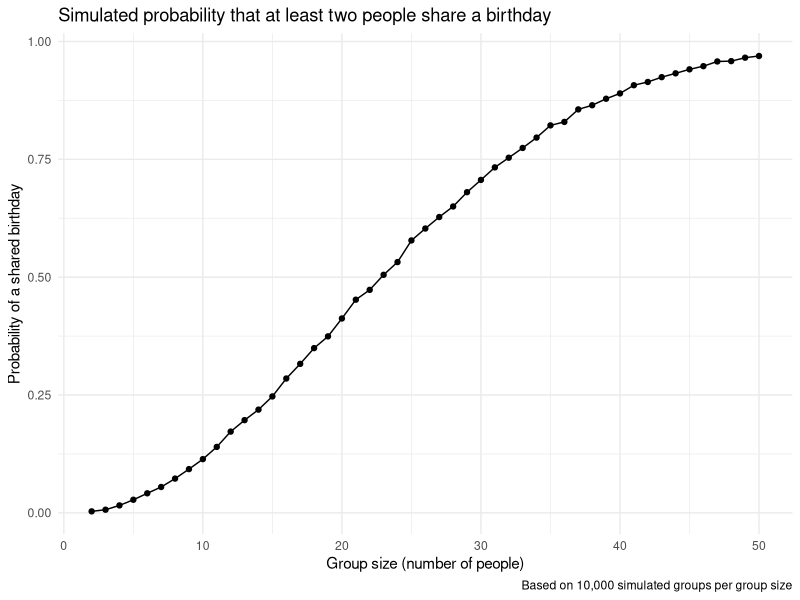

Recreate this plot in R. (Note: this script raises an error after producing the figure.)
## ---- chunk 1
library(tidyverse)

knitr::opts_chunk$set(
  collapse = TRUE,
  message = FALSE,
  fig.width = 9,
  fig.asp = .6,
  out.width = "90%"
)

theme_set(theme_minimal() + theme(legend.position = "bottom"))

options(
  ggplot2.continuous.colour = "viridis",
  ggplot2.continuous.fill = "viridis"
)

scale_colour_discrete = scale_colour_viridis_d
scale_fill_discrete = scale_fill_viridis_d
## ---- chunk 2
shared_bday = function(n) {
  bdays = sample(1:365, size = n, replace = TRUE)
  repeated_bday = length(unique(bdays)) < n
  return(repeated_bday)
}
## ---- chunk 3
set.seed(1118)

bday_sim =
  expand_grid(
    group_size = 2:50, 
    iter = 1:10000
  ) |>
  mutate(
    repeated = map_lgl(group_size, shared_bday))

bday_results =
  bday_sim |>
  group_by(group_size) |>
  summarize(prob_of_repeat = mean(repeated))
## ---- chunk 4
bday_results |>
  ggplot(aes(x = group_size, y = prob_of_repeat)) +
  geom_point() +
  geom_line() +
  labs(
    title = "Simulated probability that at least two people share a birthday",
    x = "Group size (number of people)",
    y = "Probability of a shared birthday",
    caption = "Based on 10,000 simulated groups per group size"
  )
## ---- chunk 5
study_files =
  tibble(
    file_name = list.files("data/")
  ) |>
  mutate(
    path = str_c("data/", file_name),
    data = map(path, read_csv)
  )
## ---- chunk 6
study_df =
  study_files |>
  mutate(file_name = str_remove(file_name, "\\.csv$")) |>
  separate(file_name, into = c("arm", "subject_id"), sep = "_") |>
  mutate(
    participant = str_c(arm, subject_id, sep = "-"),
    arm = case_match(
      arm,
      "con" ~ "Control",
      "exp" ~ "Experimental"
    ),
    arm = factor(arm, levels = c("Control", "Experimental")),
    subject_id = as.numeric(subject_id)
  ) |>
  unnest(data) |>
  pivot_longer(
    week_1:week_8,
    names_to = "week",
    names_prefix = "week_",
    values_to = "observation"
  ) |>
  mutate(week = as.numeric(week)) |>
  select(-path)
## ---- chunk 7
study_df |>
  ggplot(aes(x = week, y = observation, group = participant, color = arm)) +
  geom_line(alpha = 0.75) +
  geom_point(alpha = 0.75) +
  facet_grid(. ~ arm) +
  scale_x_continuous(breaks = 1:8) +
  labs(
    title = "Weekly observations for each subject, by study arm",
    x = "Week",
    y = "Observation",
    color = "Study arm"
  )
## ---- chunk 8
t_test_sim = function(mu) {
  sample_data = rnorm(n = 30, mean = mu, sd = 5)

  t_test_result = 
    t.test(sample_data, mu = 0) |>
    broom::tidy() |>
    select(mu_hat = estimate, p_value = p.value)
  
  return(t_test_result)
}
